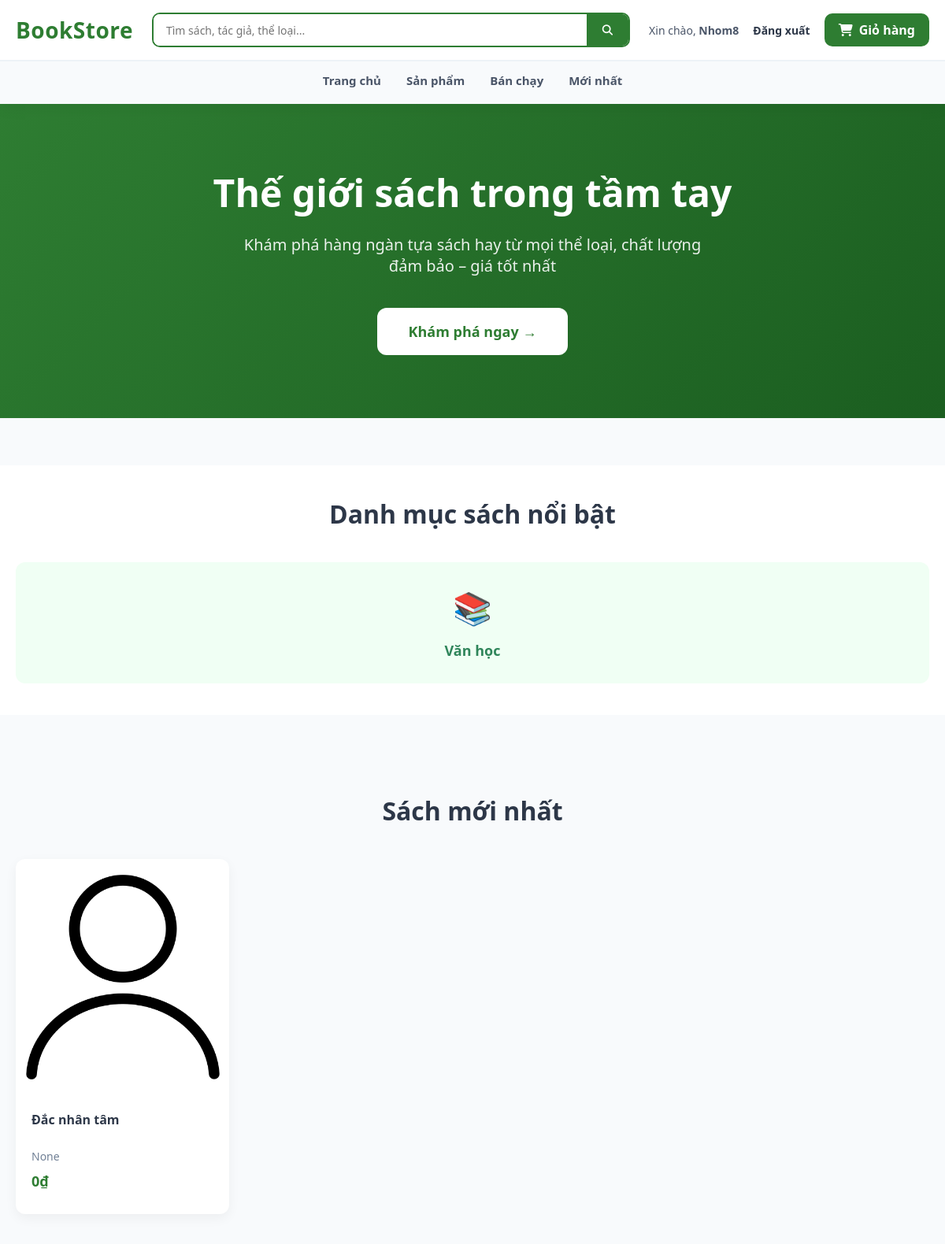
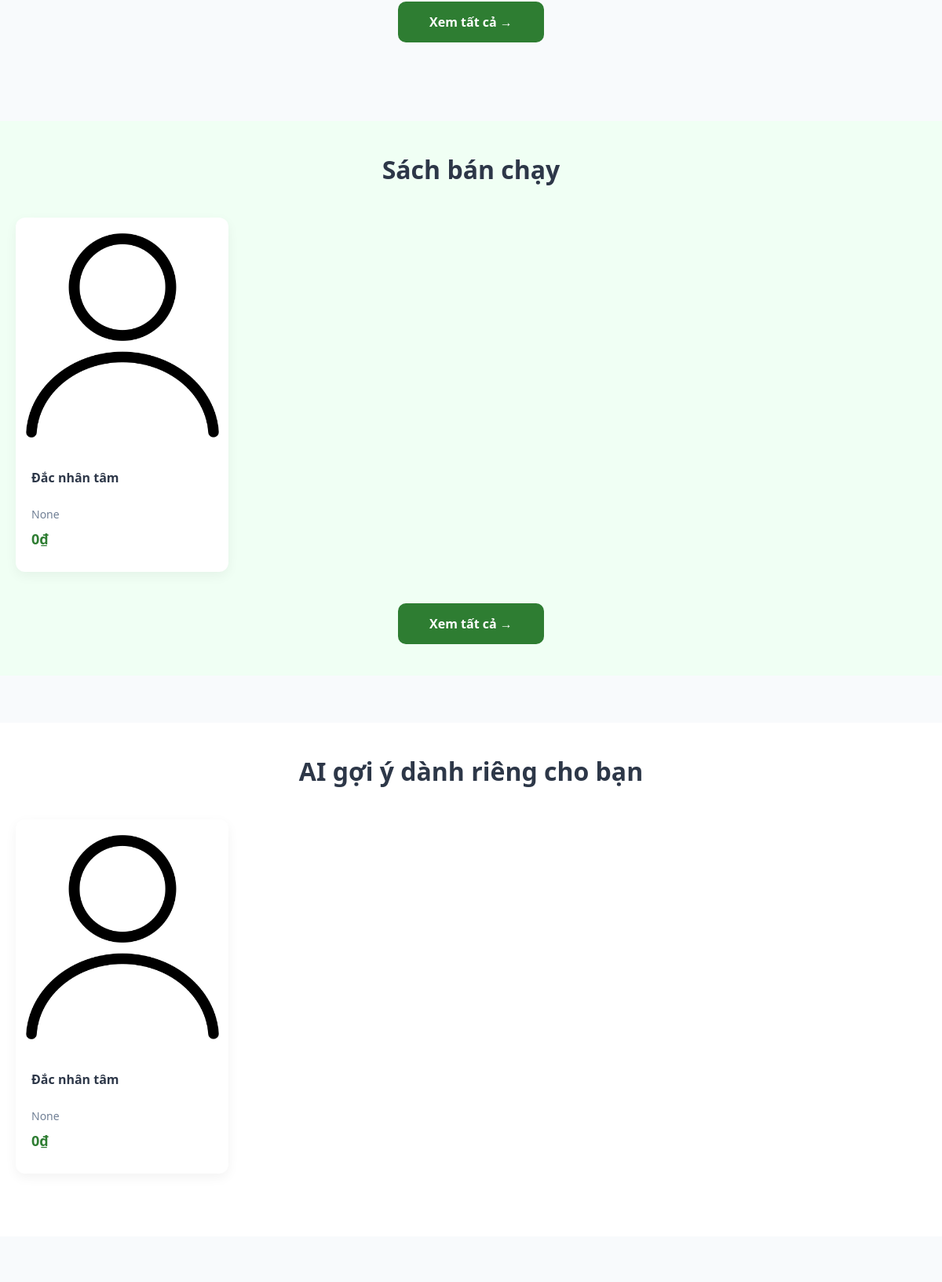
Page / (signed in, upper part) on the committed database (2 pictures, top to bottom).
### apps/user/models.py (models this page shows, shortened)
class User(AbstractUser):
    phone = models.CharField(max_length=15, blank=True, null=True)
    address = models.TextField(blank=True, null=True)
    ROLE_CHOICES = [
        ('user', 'User'),
        ('admin', 'Admin'),
    ]
    role = models.CharField(max_length=20, choices=ROLE_CHOICES, default='user')

### apps/book/models.py (models this page shows, shortened)
class Category(models.Model):
    name = models.CharField(max_length=255, unique=True)
    slug = models.SlugField(max_length=255, unique=True)

class Book(models.Model):
    title = models.CharField(max_length=255)
    slug = models.SlugField(max_length=255, unique=True)
    description = models.TextField(blank=True)
    price = models.DecimalField(max_digits=10, decimal_places=2)
    sale_price = models.DecimalField(max_digits=10, decimal_places=2, blank=True, null=True)
    stock = models.IntegerField(default=0)
    category = models.ForeignKey(Category, on_delete=models.SET_NULL, null=True, blank=True, related_name="books")
    author = models.ForeignKey(Author, on_delete=models.SET_NULL, null=True, blank=True, related_name="books")
    created_at = models.DateTimeField(auto_now_add=True)
    updated_at = models.DateTimeField(auto_now=True)
    average_rating = models.FloatField(default=0)  # Cache để hiển thị nhanh (cập nhật khi có review)
    def get_display_price(self):
        return self.sale_price if self.sale_price is not None else self.price

class BookImage(models.Model):
    book = models.ForeignKey(Book, on_delete=models.CASCADE, related_name="images")
    image = models.ImageField(upload_to="book_images/")

### apps/home/views.py (the view)
# urls.py: path("", HomeView.as_view(), name="home"),
class HomeView(TemplateView):
    template_name = "home/home.html"
    def get_context_data(self, **kwargs):
        context = super().get_context_data(**kwargs)
        context["new_books"] = Book.objects.order_by("-created_at")[:12]
        context["bestsellers"] = Book.objects.all()[:12]
        context["categories"] = Category.objects.all()
        user = self.request.user
        if user.is_authenticated:
            context["ai_recommendations"] = BookRecommender.recommend(user, limit=8)
        else:
            context["ai_recommendations"] = []
        return context

### apps/book/ai/recommender.py (called while the page is built, shortened)
    @staticmethod
    def recommend(user, limit=6):
        if user is None or not user.is_authenticated:
            return list(Book.objects.annotate(avg_rating=Avg("reviews__rating")).order_by("-avg_rating")[:limit])
        cache_qs = RecommendationCache.objects.filter(user=user).order_by("-score")
        if cache_qs.exists():
            ids = list(cache_qs.values_list("book_id", flat=True)[:limit])
            books = list(Book.objects.filter(id__in=ids))
            id_pos = {id_: i for i, id_ in enumerate(ids)}
            books.sort(key=lambda b: id_pos.get(b.id, 999))
            return books

### templates/home/home.html (shortened to what this page needs)
{% load static %}
<!DOCTYPE html>
<html lang="vi">
<head>
    <link rel="stylesheet" href="{% static 'home/home.css' %}">
    <link rel="stylesheet"
    href="https://cdnjs.cloudflare.com/ajax/libs/font-awesome/6.5.1/css/all.min.css">
</head>
<body>
<header class="header">
    <div class="header-top">
        <div class="header-container">
            <a href="{% url 'home:home' %}" class="logo">
                <div class="logo-text">BookStore</div>
            </a>
            <form action="{% url 'book:book_list' %}" method="get" class="search-bar">
                <input
                    type="text"
                    name="search"
                    placeholder="Tìm sách, tác giả, thể loại..."
                    value="{{ request.GET.search|default:'' }}"
                >
                <button type="submit">
                    <i class="fa-solid fa-magnifying-glass"></i>
                </button>
            </form>
            <div class="header-actions">
                {% if user.is_authenticated %}
                    <span class="hello-user">
                        Xin chào, <b>{{ user.username }}</b>
                    </span>
                    <form action="{% url 'user:logout' %}" method="post" style="display:inline;">
                        <button type="submit" class="login-btn logout-btn">
                            Đăng xuất
                        </button>
                    </form>
                {% else %}
                    <a href="{% url 'user:login' %}" class="login-btn">
                        Đăng nhập
                    </a>
                {% endif %}
                <a href="{% url 'cart:cart_detail' %}" class="cart-btn">
                    <i class="fa-solid fa-cart-shopping"></i>
                    Giỏ hàng
                </a>
            </div>
        </div>
    </div>
    <div class="header-bottom">
        <nav class="nav-links">
            <a href="{% url 'home:home' %}">Trang chủ</a>
            <a href="{% url 'book:book_list' %}">Sản phẩm</a>
            <a href="{% url 'book:book_list' %}?sort=bestseller">Bán chạy</a>
            <a href="{% url 'book:book_list' %}?sort=new">Mới nhất</a>
        </nav>
    </div>
</header>
<section class="hero fade-in">
    <div class="hero-container">
        <h1 class="hero-title">Thế giới sách trong tầm tay</h1>
        <p class="hero-subtitle">
            Khám phá hàng ngàn tựa sách hay từ mọi thể loại, chất lượng đảm bảo – giá tốt nhất
        </p>
        <a href="{% url 'book:book_list' %}" class="hero-cta">Khám phá ngay →</a>
    </div>
</section>
<section class="categories fade-in">
    <div class="categories-container">
        <h2 class="section-title">Danh mục sách nổi bật</h2>
        <div class="categories-grid">
            {% for c in categories %}
            <a href="{% url 'book:book_list' %}?category={{ c.id }}" class="category-card">
                <div class="category-icon">📚</div>
                <div class="category-name">{{ c.name }}</div>
            </a>
            {% endfor %}
        </div>
    </div>
</section>
<section class="featured-books fade-in">
    <div class="books-container">
        <h2 class="section-title">Sách mới nhất</h2>
        <div class="books-grid">
            {% for book in new_books|slice:":8" %}
            <div class="book-card" onclick="location.href='{% url 'book:book_detail' book.id %}'">
                <div class="book-image">
                    {% with book.images.first as img %}
                        {% if img %}
                            <img src="{{ img.image.url }}" alt="{{ book.title }}">
                        {% else %}
                            <img src="https://via.placeholder.com/250x300?text=No+Image">
                        {% endif %}
                    {% endwith %}
                </div>
                <div class="book-info">
                    <h3 class="book-title">{{ book.title|truncatechars:50 }}</h3>
                    <p class="book-author">{{ book.author }}</p>
                    <div class="book-price">
                        {{ book.get_display_price|floatformat:0 }}₫
                    </div>
                </div>
            </div>
            {% endfor %}
        </div>
        <div class="view-all">
            <a href="{% url 'book:book_list' %}?sort=new" class="view-all-btn">Xem tất cả →</a>
        </div>
    </div>
</section>
<section class="bestsellers fade-in">
    <div class="books-container">
        <h2 class="section-title">Sách bán chạy</h2>
        <div class="books-grid">
            {% for book in bestsellers|slice:":8" %}
            <div class="book-card" onclick="location.href='{% url 'book:book_detail' book.id %}'">
                <div class="book-image">
                    {% with book.images.first as img %}
                        {% if img %}
                            <img src="{{ img.image.url }}" alt="{{ book.title }}">
                        {% else %}
                            <img src="https://via.placeholder.com/250x300?text=No+Image">
                        {% endif %}
                    {% endwith %}
                </div>
                <div class="book-info">
                    <h3 class="book-title">{{ book.title|truncatechars:50 }}</h3>
                    <p class="book-author">{{ book.author }}</p>
                    <div class="book-price">
                        {{ book.get_display_price|floatformat:0 }}₫
                    </div>
                </div>
            </div>
            {% endfor %}
        </div>
        <div class="view-all">
            <a href="{% url 'book:book_list' %}?sort=bestseller" class="view-all-btn">Xem tất cả →</a>
        </div>
    </div>
</section>
{% if user.is_authenticated %}
<section class="ai-recommendations fade-in">
    <div class="books-container">
        <h2 class="section-title">AI gợi ý dành riêng cho bạn</h2>
        <div class="books-grid">
            {% for book in ai_recommendations|slice:":8" %}
            <div class="book-card" onclick="location.href='{% url 'book:book_detail' book.id %}'">
                <div class="book-image">
                    {% with book.images.first as img %}
                        {% if img %}
                            <img src="{{ img.image.url }}" alt="{{ book.title }}">
                        {% else %}
                            <img src="https://via.placeholder.com/250x300?text=No+Image">
                        {% endif %}
                    {% endwith %}
                </div>
                <div class="book-info">
                    <h3 class="book-title">{{ book.title|truncatechars:50 }}</h3>
                    <p class="book-author">{{ book.author }}</p>
                    <div class="book-price">
                        {{ book.get_display_price|floatformat:0 }}₫
                    </div>
                </div>
            </div>
            {% empty %}
            <p class="empty-text">Đăng nhập để xem gợi ý AI cá nhân hóa</p>
            {% endfor %}
        </div>
    </div>
</section>
{% endif %}
</body>
</html>

### static/home/home.css (style rules this page uses)
* { margin: 0; padding: 0; box-sizing: border-box; font-family: "Segoe UI", Tahoma, Geneva, Verdana, sans-serif; }
body { background: #f8fafc; color: #333; }
.header { background: #ffffff; position: sticky; top: 0; z-index: 1000; box-shadow: 0 4px 20px rgba(0, 0, 0, 0.06); }
.header-top { border-bottom: 1px solid #edf2f7; }
.header-container { max-width: 1200px; margin: 0 auto; padding: 16px 20px; display: grid; grid-template-columns: auto 1fr auto; align-items: center; gap: 24px; }
.logo { text-decoration: none; }
.logo-text { font-size: 28px; font-weight: 800; color: #2e7d32; letter-spacing: 0.5px; }
.search-bar { height: 44px; display: flex; border: 2px solid #2e7d32; border-radius: 10px; overflow: hidden; background: #fff; }
.search-bar input { flex: 1; border: none; outline: none; padding: 0 16px; font-size: 14px; }
.search-bar button { background: #2e7d32; border: none; color: #fff; padding: 0 20px; cursor: pointer; transition: background 0.3s; }
.header-actions { display: flex; align-items: center; gap: 18px; }
.hello-user { font-size: 14px; color: #4a5568; }
.login-btn { text-decoration: none; font-weight: 600; color: #2d3748; }
.logout-btn { background: none; border: none; padding: 0; cursor: pointer; font-family: inherit; font-size: 14px; }
.cart-btn { background: #2e7d32; color: #fff; padding: 10px 18px; border-radius: 10px; text-decoration: none; font-weight: 600; display: flex; align-items: center; gap: 8px; transition: all 0.3s; }
.header-bottom { background: #f8fafc; border-top: 1px solid #edf2f7; }
.nav-links { max-width: 1200px; margin: 0 auto; padding: 14px 20px; display: flex; justify-content: center; gap: 32px; }
.nav-links a { text-decoration: none; font-size: 15px; font-weight: 600; color: #4a5568; position: relative; padding-bottom: 6px; transition: color 0.3s; }
.nav-links a::after { content: ""; position: absolute; left: 0; bottom: 0; height: 2px; width: 0; background: #2e7d32; transition: width 0.3s; }
.hero { background: linear-gradient(135deg, #2e7d32 0%, #1b5e20 100%); color: white; padding: 80px 20px; text-align: center; margin-bottom: 60px; }
.hero-container { max-width: 1200px; margin: 0 auto; }
.hero-title { font-size: 48px; margin-bottom: 20px; font-weight: 700; }
.hero-subtitle { font-size: 20px; margin-bottom: 40px; opacity: 0.9; max-width: 600px; margin-left: auto; margin-right: auto; }
.hero-cta { display: inline-block; background: white; color: #2e7d32; padding: 18px 40px; border-radius: 12px; text-decoration: none; font-weight: 600; font-size: 18px; transition: all 0.3s; }
.categories { padding: 40px 0; background: white; margin-bottom: 60px; }
.categories-container { max-width: 1200px; margin: 0 auto; padding: 0 20px; }
.section-title { font-size: 32px; color: #2d3748; margin-bottom: 40px; text-align: center; }
.categories-grid { display: grid; grid-template-columns: repeat(auto-fit, minmax(200px, 1fr)); gap: 20px; }
.category-card { background: #f0fff4; padding: 30px 20px; border-radius: 12px; text-align: center; text-decoration: none; color: #2f855a; transition: all 0.3s; }
.category-icon { font-size: 40px; margin-bottom: 15px; }
.category-name { font-size: 18px; font-weight: 600; }
.featured-books { padding: 40px 0; margin-bottom: 60px; }
.books-container { max-width: 1200px; margin: 0 auto; padding: 0 20px; }
.books-grid { display: grid; grid-template-columns: repeat(auto-fill, minmax(250px, 1fr)); gap: 25px; margin-bottom: 40px; }
.book-card { background: white; border-radius: 12px; overflow: hidden; box-shadow: 0 5px 15px rgba(0, 0, 0, 0.05); transition: all 0.3s; cursor: pointer; }
.book-image { height: 300px; overflow: hidden; }
.book-image img { width: 100%; height: 100%; object-fit: cover; transition: transform 0.5s; }
.book-info { padding: 20px; }
.book-title { font-size: 16px; font-weight: 600; color: #2d3748; margin-bottom: 8px; height: 40px; overflow: hidden; }
.book-author { font-size: 14px; color: #718096; margin-bottom: 10px; }
.book-price { font-size: 18px; color: #2e7d32; font-weight: bold; margin: 10px 0; }
.bestsellers { padding: 40px 0; background: #f0fff4; margin-bottom: 60px; }
.ai-recommendations { padding: 40px 0; background: white; margin-bottom: 60px; }
.view-all { text-align: center; margin-top: 30px; }
.view-all-btn { display: inline-block; background: #2e7d32; color: white; padding: 15px 40px; border-radius: 10px; text-decoration: none; font-weight: 600; font-size: 16px; transition: all 0.3s; }

### rows in the picture
User: username "Nhom8"
Category: name "Văn học"
Book: images.first.image (picture), title "Đắc nhân tâm", author "None", get_display_price "0"
